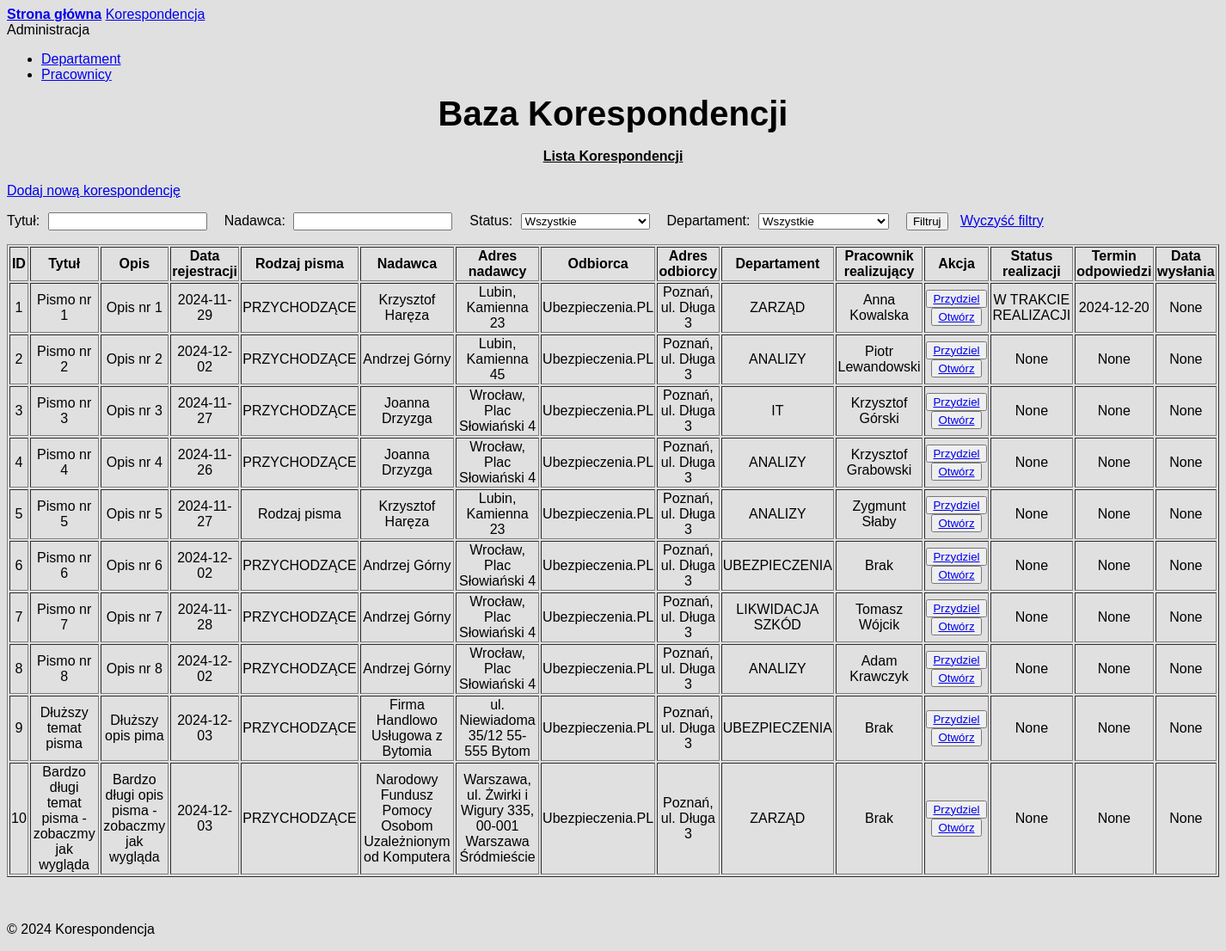
/cor_records, run on an earlier commit of the app's database.
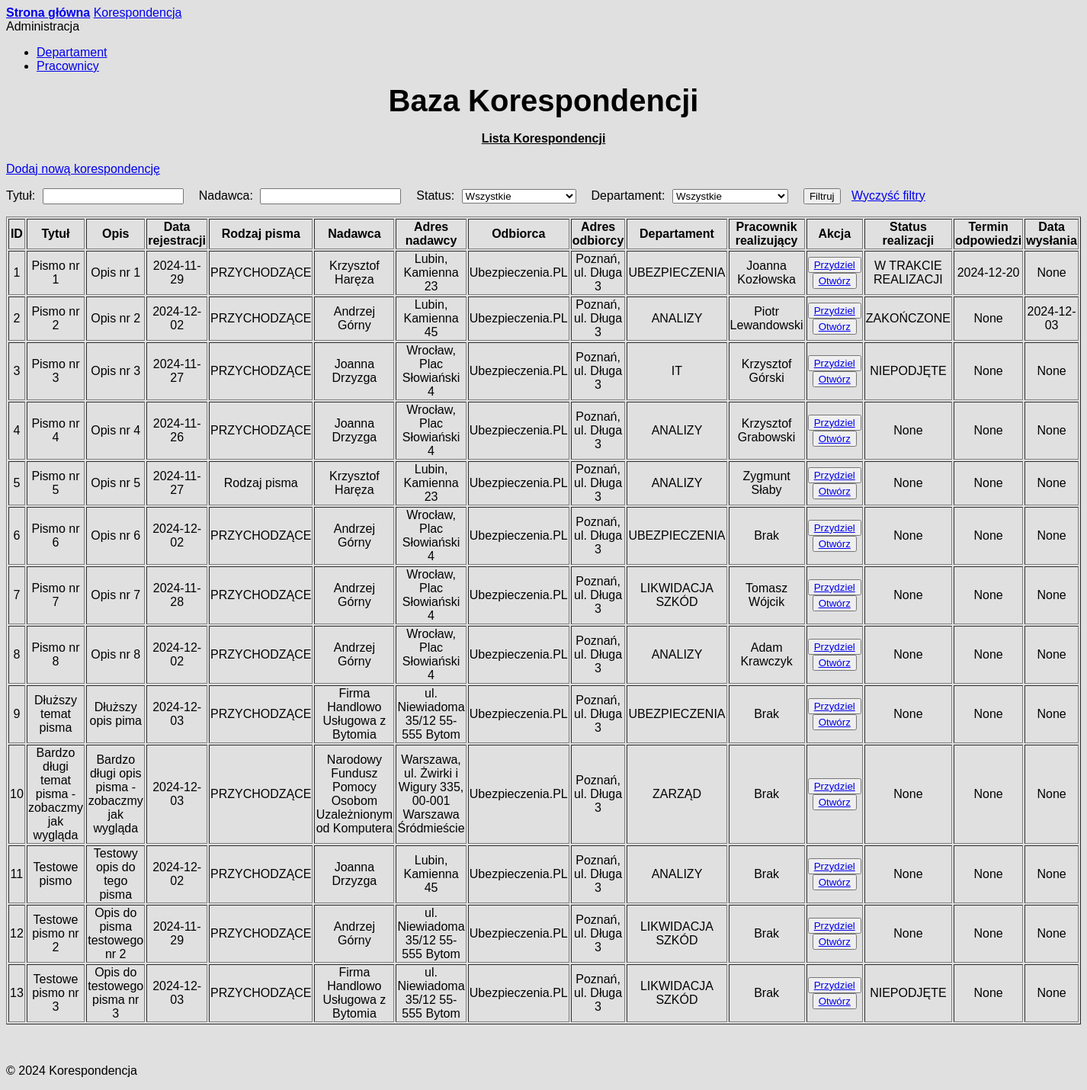
And on a later commit of the database.
### models.py (models this page shows, shortened)
class Correspondence(db.Model):
    __tablename__ = 'correspondence'
    corID = db.Column(db.Integer, primary_key=True)
    corSubject = db.Column(db.String(100), nullable=False, unique=False)
    corContent = db.Column(db.String(255), nullable=False, unique=False)
    corDate = db.Column(db.Date, nullable=False)
    corType = db.Column(db.Integer, nullable=False)
    corSenderName = db.Column(db.String(100), nullable=False)
    corSenderAddress = db.Column(db.String(255), nullable=False)
    corRecipientName = db.Column(db.String(100), nullable=False)
    corRecipientAddress = db.Column(db.String(255), nullable=False)
    depID = db.Column(db.Integer, db.ForeignKey("departament.depID"), nullable=True)
    empID = db.Column(db.Integer, db.ForeignKey("employee.empID"), nullable=True)
    attachments = db.relationship("Attachment", backref="correspondence", lazy=True)
    corStatus = db.Column(db.String(50), nullable=True)
    corDeadline = db.Column(db.Date, nullable=True)
    corComplited = db.Column(db.Date, nullable=True)

class Departament(db.Model):
    __tablename__ = 'departament'
    depID = db.Column(db.Integer, primary_key=True)
    depName = db.Column(db.String(100), nullable=False, unique=True)
    employees = db.relationship('Employee', backref='departament', lazy=True)
    correspondences = db.relationship('Correspondence', backref='departament', lazy=True)

class Employee(db.Model):
    __tablename__ = 'employee'
    empID = db.Column(db.Integer, primary_key=True)
    empName = db.Column(db.String(100), nullable=False, unique=True)
    empEmail = db.Column(db.String(100), nullable=False, unique=True)
    empIsManager = db.Column(db.Boolean, default=False)
    depID = db.Column(db.Integer, db.ForeignKey('departament.depID'), nullable=False)
    correspondences = db.relationship('Correspondence', backref='employee', lazy=True)

### app.py (the view)
@app.route('/cor_records')
def cor_records():
    try:
        departaments = Departament.query.all()
        filter_subject = request.args.get('filterSubject', '').strip()
        filter_sender = request.args.get('filterSender', '').strip()
        filter_status = request.args.get('filterStatus', '').strip()
        filter_department = request.args.get('filterDepartment', '').strip()
        query = Correspondence.query
        if filter_subject:
            query = query.filter(Correspondence.corSubject.ilike(f"%{filter_subject}%"))
        if filter_sender:
            query = query.filter(Correspondence.corSenderName.ilike(f"%{filter_sender}%"))
        if filter_status:
            query = query.filter(Correspondence.corStatus == filter_status)
        if filter_department:
            query = query.filter(Correspondence.depID == int(filter_department))
        records = query.all()
        return render_template('cor_records.html', records=records, departaments=departaments)
    except Exception as e:
        return f"Error: {str(e)}", 500

### templates/cor_records.html (shortened to what this page needs)
{% extends 'base.html' %}
{% block content %}
<div class="container" xmlns="http://www.w3.org/1999/html">
    <div class="columns">
        <div class="column col-12">
            <div class="text-center">
                <h4><u>Lista Korespondencji</u></h4>
                <a href="{{ url_for('add_correspondence') }}" class="btn btn-primary">Dodaj nową korespondencję</a>
            </div>
        </div>
        <div class="column col-12">
            <form method="get" action="{{ url_for('cor_records') }}" class="form-inline" style="display: flex; align-items: center; gap: 10px; flex-wrap: wrap;">
                <div class="form-group" style="margin-right: 10px;">
                    <label for="filterSubject" style="margin-right: 5px;">Tytuł:</label>
                    <input type="text" id="filterSubject" name="filterSubject" class="form-input"
                           value="{{ request.args.get('filterSubject', '') }}" style="min-width: 150px;">
                </div>
                <div class="form-group" style="margin-right: 10px;">
                    <label for="filterSender" style="margin-right: 5px;">Nadawca:</label>
                    <input type="text" id="filterSender" name="filterSender" class="form-input"
                           value="{{ request.args.get('filterSender', '') }}" style="min-width: 150px;">
                </div>
                <div class="form-group" style="margin-right: 10px;">
                    <label for="filterStatus" style="margin-right: 5px;">Status:</label>
                    <select id="filterStatus" name="filterStatus" class="form-select" style="min-width: 150px;">
                        <option value="">Wszystkie</option>
                    </select>
                </div>
                <div class="form-group" style="margin-right: 10px;">
                    <label for="filterDepartment" style="margin-right: 5px;">Departament:</label>
                    <select id="filterDepartment" name="filterDepartment" class="form-select" style="min-width: 150px;">
                        <option value="">Wszystkie</option>
                    </select>
                </div>
                <div class="form-group">
                    <button type="submit" class="btn btn-primary" style="margin-right: 10px;">Filtruj</button>
                    <a href="{{ url_for('cor_records') }}" class="btn btn-secondary">Wyczyść filtry</a>
                </div>
            </form>
        </div>
        <div class="column col-12">
            <table class="table table-striped table-hover" border="1">
                <thead>
                    <tr>
                        <th>ID</th>
                        <th>Tytuł</th>
                        <th>Opis</th>
                        <th>Data rejestracji</th>
                        <th>Rodzaj pisma</th>
                        <th>Nadawca</th>
                        <th>Adres nadawcy</th>
                        <th>Odbiorca</th>
                        <th>Adres odbiorcy</th>
                        <th>Departament</th>
                        <th>Pracownik realizujący</th>
                        <th>Akcja</th>
                        <th>Status realizacji</th>
                        <th>Termin odpowiedzi</th>
                        <th>Data wysłania</th>
                    </tr>
                </thead>
                <tbody>
                    {% for record in records %}
                    <tr>
                        <td>{{ record.corID }}</td>
                        <td>{{ record.corSubject }}</td>
                        <td>{{ record.corContent }}</td>
                        <td>{{ record.corDate }}</td>
                        <td>{{ record.corType }}</td>
                        <td>{{ record.corSenderName }}</td>
                        <td>{{ record.corSenderAddress }}</td>
                        <td>{{ record.corRecipientName }}</td>
                        <td>{{ record.corRecipientAddress }}</td>
                        <td>{{ record.departament.depName if record.departament else 'Brak' }}</td>
                        <td>{{ record.employee.empName if record.employee else 'Brak'  }}</td>
                        <td>
                            <button class="btn btn-link">
                                <a href="{{ url_for('cor_update_record', corID=record.corID) }}">Przydziel</a>
                            </button>
                            <button class="btn btn-link">
                                <a href="{{ url_for('edit_correspondence', corID=record.corID) }}">Otwórz</a>
                            </button>
                        </td>
                        <td>{{ record.corStatus }}</td>
                        <td>{{ record.corDeadline }}</td>
                        <td>{{ record.corComplited }}</td>
                    </tr>
                    {% endfor %}
                </tbody>
            </table>
        </div>
    </div>
</div>
{% endblock %}

### templates/base.html (shortened to what this page needs)
<!DOCTYPE html>
<html lang="en">
<head>
    <link rel="stylesheet" href="https://unpkg.com/spectre.css/dist/spectre.min.css">
    <link rel="stylesheet" href="https://unpkg.com/spectre.css/dist/spectre-icons.min.css">
</head>
<body>
    <div class="container">
        <div class="columns">
            <div class="column col-12">
                <header class="navbar">
                    <section class="navbar-section">
                        <a href="{{ url_for('index') }}" class="navbar-brand mr-2"><b>Strona główna</b></a>
                        <a href="{{ url_for('cor_records') }}" class="btn btn-link">Korespondencja</a>
                        <div class="dropdown">
                            <a class="btn btn-link dropdown-toggle" tabindex="0">Administracja
                                </a>
                            <ul class="menu">
                                <li class="menu-item"><a href="{{ url_for('departament_list') }}">Departament</a></li>
                                <li class="menu-item"><a href="{{ url_for('employee_list') }}">Pracownicy</a></li>
                            </ul>
                        </div>
                    </section>
                </header>
            </div>
        </div>
        <div class="center-wrapper">
            <h1>Baza Korespondencji</h1>
        </div>
        <main class="content">
            {% block content %}{% endblock %}
        </main>
        <br>
        <br>
        <footer class="text-center">
            <p>&copy; 2024 Korespondencja</p>
        </footer>
    </div>
</body>
</html>

### templates/base.html (style rules this page uses)
body { background-color: #e0e0e0; font-family: 'Helvetica'; }
table { class="table table-hover table-striped"; }
h4, th, td { text-align: center; }
.center-wrapper { display: flex; justify-content: center; align-items: center; height: 5vh; text-align: center; }
h1 { font-size: 2.5rem; margin: 0; }

What changed in the data, as far as the page shows it:
changed Correspondence "Pismo nr 1": departament "ZARZĄD" → "UBEZPIECZENIA"; employee "Anna Kowalska" → "Joanna Kozłowska"
changed Correspondence "Pismo nr 2": corStatus "None" → "ZAKOŃCZONE"; corComplited "None" → "2024-12-03"
changed Correspondence "Pismo nr 3": corStatus "None" → "NIEPODJĘTE"
added Correspondence: corID "11", corSubject "Testowe pismo", corContent "Testowy opis do tego pisma", corDate "2024-12-02", corType "PRZYCHODZĄCE", corSenderName "Joanna Drzyzga", corSenderAddress "Lubin, Kamienna 45", corRecipientName "Ubezpieczenia.PL", corRecipientAddress "Poznań, ul. Długa 3", departament "ANALIZY", employee "Brak", corStatus "None", corDeadline "None", corComplited "None"
added Correspondence: corID "12", corSubject "Testowe pismo nr 2", corContent "Opis do pisma testowego nr 2", corDate "2024-11-29", corType "PRZYCHODZĄCE", corSenderName "Andrzej Górny", corSenderAddress "ul. Niewiadoma 35/12 55-555 Bytom", corRecipientName "Ubezpieczenia.PL", corRecipientAddress "Poznań, ul. Długa 3", departament "LIKWIDACJA SZKÓD", employee "Brak", corStatus "None", corDeadline "None", corComplited "None"
added Correspondence: corID "13", corSubject "Testowe pismo nr 3", corContent "Opis do testowego pisma nr 3", corDate "2024-12-03", corType "PRZYCHODZĄCE", corSenderName "Firma Handlowo Usługowa z Bytomia", corSenderAddress "ul. Niewiadoma 35/12 55-555 Bytom", corRecipientName "Ubezpieczenia.PL", corRecipientAddress "Poznań, ul. Długa 3", departament "LIKWIDACJA SZKÓD", employee "Brak", corStatus "NIEPODJĘTE", corDeadline "None", corComplited "None"
